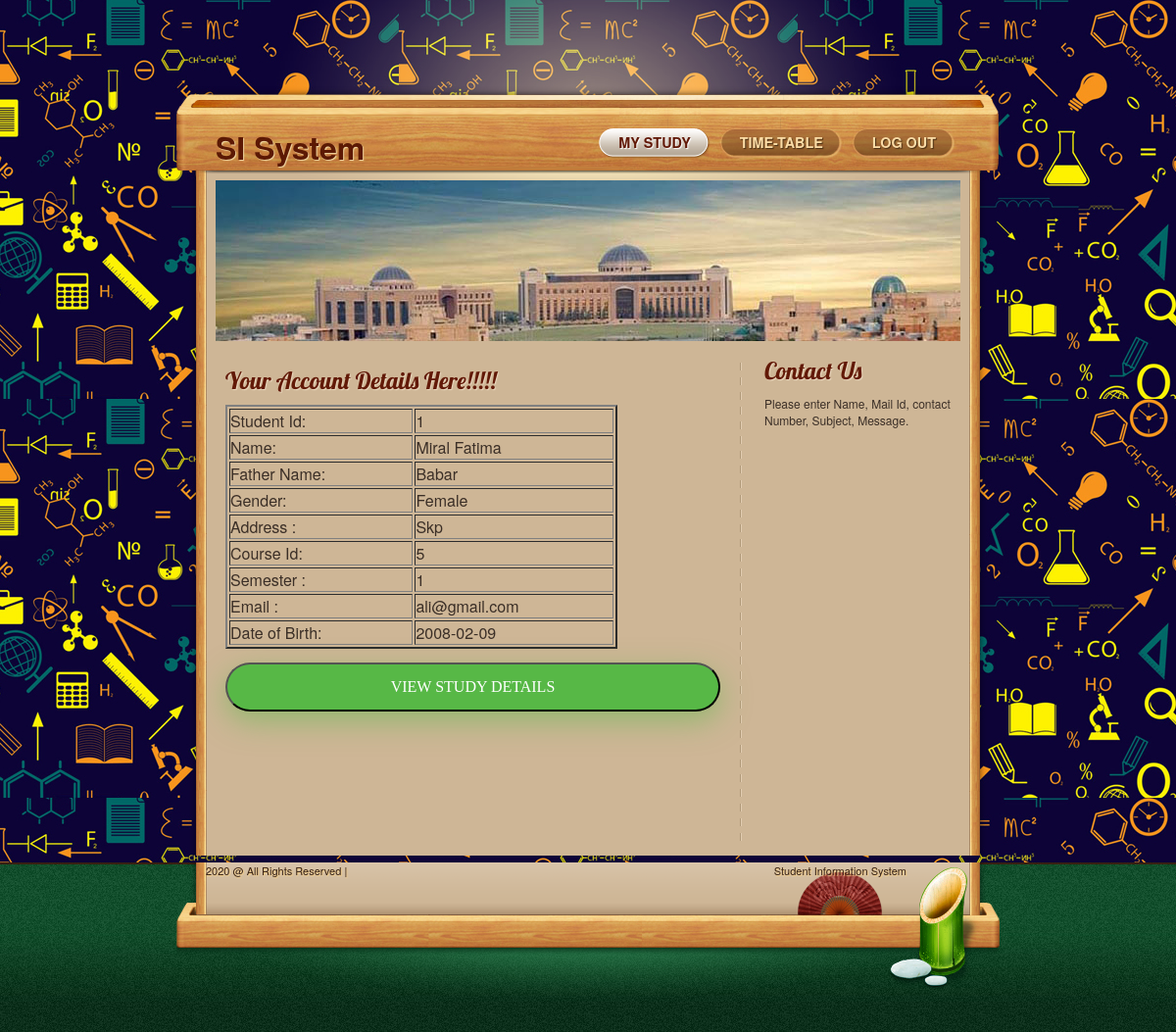
/SIstudent/profile.php (signed in), run on the app's committed database.
### tables this page shows
CREATE TABLE `studentdetails` (
  `studid` varchar(25) NOT NULL,
  `studfname` varchar(20) NOT NULL,
  `studlname` varchar(20) NOT NULL,
  `fathername` varchar(25) NOT NULL,
  `gender` varchar(20) NOT NULL,
  `address` varchar(100) NOT NULL,
  `contactno` varchar(20) NOT NULL,
  `courseid` bigint(4) NOT NULL,
  `semester` varchar(20) NOT NULL,
  `dob` varchar(30) NOT NULL,
  `email` varchar(50) NOT NULL,
  `password` varchar(30) NOT NULL
);

### SIstudent/profile.php (the view, shortened to what this page needs)
<?php
include('conection.php');
include("validation.php");
include("sheader.php");
$id=$_SESSION['std'];
$res=mysqli_query($con,"SELECT * FROM studentdetails WHERE studid=$id;");
$Row=mysqli_fetch_array($res);
?>
<section id="page">
<header id="pageheader" class="normalheader">
<h2 class="sitedescription">
  </h2>
</header>
<section id="contents">
<article class="post">
  <header class="postheader">
  <h2>Your Account Details Here!!!!!</h2>
  </header>
  <section class="entry">
<form  method="POST" action="sresult.php" id="formID" name="form1" >
   <table width="400" border="2">
   <tr>
   <td>Student Id:</td>
   <td><?php echo $Row['studid']; ?></td>
    </tr>
	 <tr>
   <td> Name:</td>
   <td><?php echo $Row["studfname"]. " ". $Row["studlname"];?></td>
    </tr>
    <tr>
   <td>Father Name:</td>
   <td><?php echo $Row['fathername']; ?></td>
    </tr>
	 <tr>
   <td> Gender:</td>
   <td><?php echo $Row['gender']; ?></td>
    </tr>
	 <tr>
   <td>Address :</td>
   <td><?php echo $Row['address']; ?></td>
    </tr>
	 <tr>
   <td>Course Id:</td>
   <td><?php echo $Row['courseid']; ?></td>
    </tr>
	 <tr>
   <td>Semester :</td>
   <td><?php echo $Row['semester']; ?></td>
    </tr>
	 <tr>
   <td>Email :</td>
   <td><?php echo $Row['email']; ?></td>
    </tr>
	 <tr>
   <td> Date of Birth:</td>
   <td><?php echo $Row['dob']; ?></td>
    </tr>
   </table>
   <br>
   <p>
       <input name="Submit" value="View Study Details" id="submit" tabindex="3" type="submit" class="login100-form-btn">
   </p>
</form>
</section>
</article>
</section>
<section id="sidebar">
<h2>Contact Us</h2>
<ul>
	<li>Please enter Name, Mail Id, contact Number, Subject, Message.</li>
</ul>
<h2>&nbsp;</h2>
</section>
</section>
</div>
<?php include("footer.php"); ?>

### SIstudent/css/template.css (style rules this page uses)
body { background: #ececec; }

### SIstudent/style.css (style rules this page uses)
html, body { height:100%; }
body { background: url(images/bodybg.jpg) repeat; font-family:"Helvetica Neue", Helvetica, Verdana, sans-serif; color:#3b2f27; position:relative; }
#page { background: url(images/pagebg.png) repeat-y; padding:0 40px; }
#pageheader { margin-bottom:15px; }
.normalheader { background:url(images/normalheader.jpg) no-repeat; height:164px; }
#contents { width:525px; float:left; padding-right:12px; background:url(images/sidebar-devider.png) right top repeat-y; min-height:500px; margin-bottom:10px; }
#sidebar { width:200px; float:right; padding-left:10px; margin-bottom:10px; }
p, ul, ol { font-size:1.2em; }
#page p { line-height:18px; }
.post { margin-bottom:20px; padding:10px; }
#page h2 { font:2.4em 'Lobster', Arial, Helvetica, sans-serif; color:#621907; text-shadow:#ead7be 1px 1px 1px; }
.postheader { margin-bottom:10px; }
.post p { margin-bottom:10px; }
#sidebar h2 { margin-bottom:10px; }
#sidebar ul, #sidebar p { margin-bottom:10px; }
#sidebar li { display:block; height:25px; }
.sitedescription { color:#9edab8; font:normal 1.6em 'FertigoProRegular', Arial, sans-serif!important; color:#9edab8!important; text-shadow:#08421f 1px 1px 1px!important; }
.normalheader .sitedescription { padding:60px 280px 0 20px; }
.login100-form-btn { font-family: Poppins-Medium; font-size: 16px; color: #fff; line-height: 1.2; text-transform: uppercase; display: -webkit-box; display: -webkit-flex; display: -moz-box; display: -ms-flexbox; display: flex; justify-content: center; align-items: center; padding: 0 20px; width: 100%; height: 50px; background-color: #57b846; border-radius: 25px; box-shadow: 0 10px 30px 0px rgba(87, 184, 70, 0.5); -moz-box-shadow: 0 10px 30px 0px rgba(87, 184, 70, 0.5); -webkit-box-shadow: 0 10px 30px 0px rgba(87, 184, 70, 0.5); -o-box-shadow: 0 10px 30px 0px rgba(87, 184, 70, 0.5); -ms-box-shadow: 0 10px 30px 0px rgba(87, 184, 70, 0.5); -webkit-transition: all 0.4s; -o-transition: all 0.4s; -moz-transition: all 0.4s; transition: all 0.4s; }

### data on the page
studentdetails: studid "1", studfname "Miral", studlname "Fatima", fathername "Babar", gender "Female", address "Skp", courseid "5", semester "1", email "ali@gmail.com", dob "2008-02-09"
